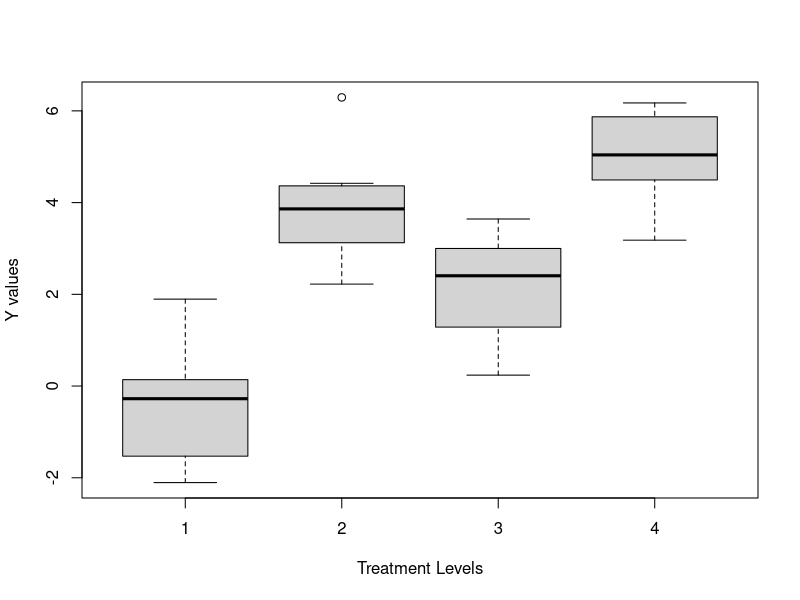
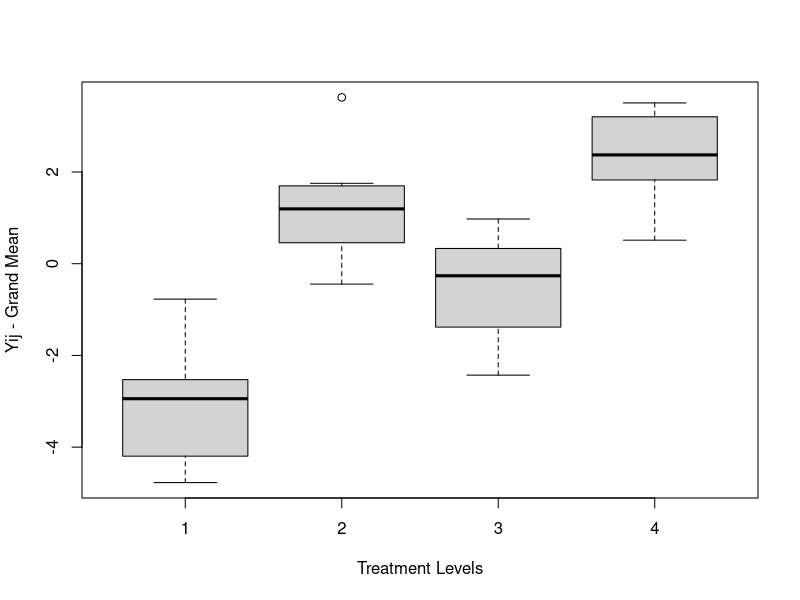
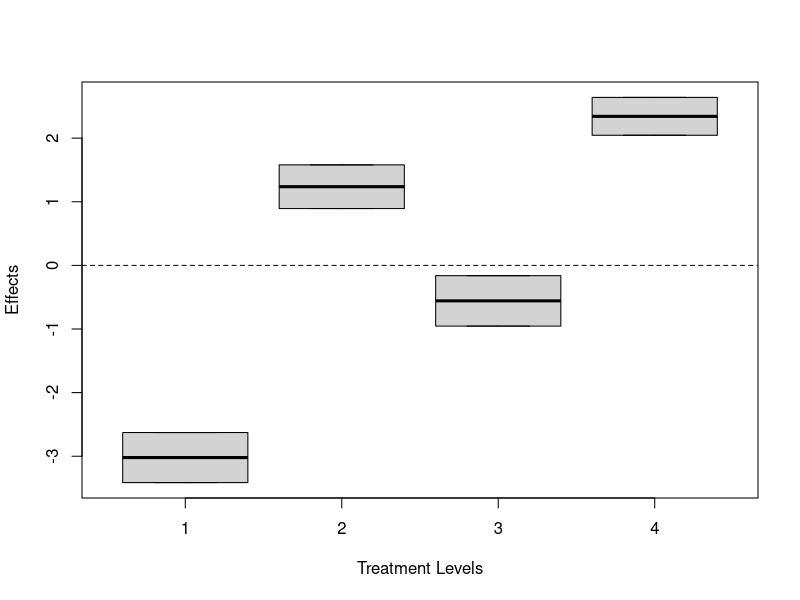
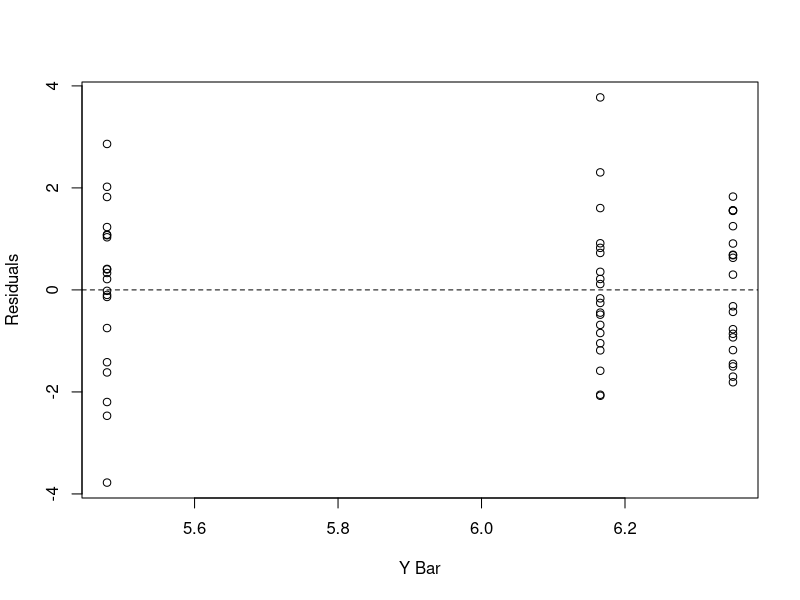
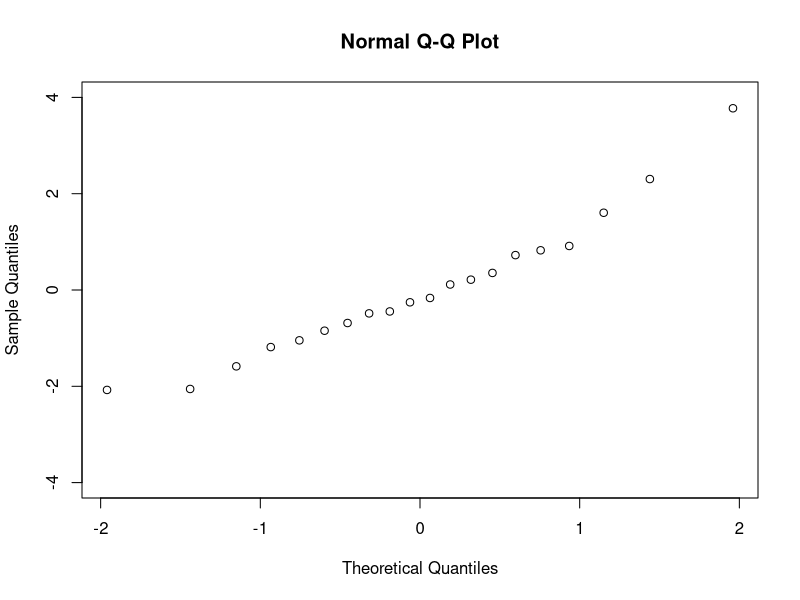
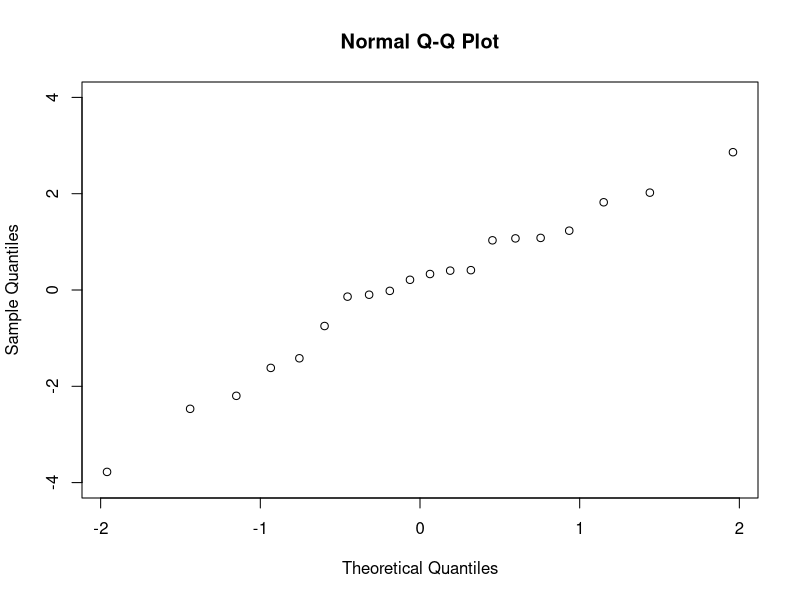
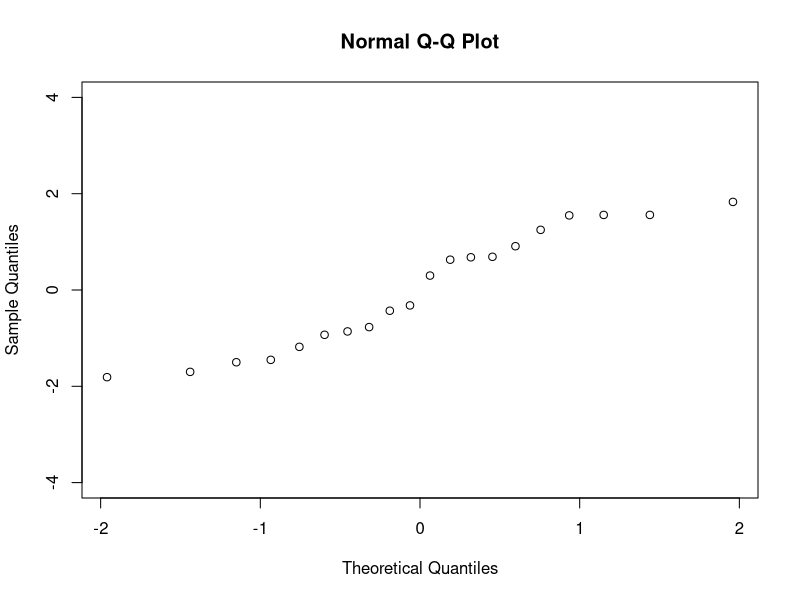

The R source for these figures, in order:
## Lec 6-1
## a
type_one <- c(65, 81, 57, 66, 82, 82, 67, 59, 75, 70)
type_two <- c(64, 71, 83, 59, 65, 56, 69, 74, 82, 79)
n1 <- length(type_one)
n2 <- length(type_two)
s1 <- sd(type_one)
s2 <- sd(type_two)

mean(type_one) - mean(type_two)
sp <- sqrt(((n1-1)*s1^2 + (n2-1)*s2^2)/(n1 + n2 - 2))
se <- sp * sqrt(1/n1 + 1/n2)
t_obs <- (mean(type_one) - mean(type_two)) / se

alpha <- 0.05
low_cv <- qt(alpha/2, df = (n1 + n2 - 2))
up_cv <- qt(1 - alpha/2, df = (n1 + n2 - 2))

CI_low <- (mean(type_one) - mean(type_two)) - qt(1 - alpha/2, df = (n1 + n2 - 2)) * se
CI_up <- (mean(type_one) - mean(type_two)) + qt(1 - alpha/2, df = (n1 + n2 - 2)) * se

p_val <- (1 - pt(t_obs, df=n1+n2-2)) * 2

## b
F_obs <- s1^2 / s2^2
p_val <- pf(F_obs, df1=n1-1, df2=n2-1) +
  (1 - pf(1 + abs(F_obs - 1), df1=n1-1, df2=n2-1))

CI_low <- s1^2 / s2^2 * 1 / qf(1 - alpha/2, df1=n1-1, df2=n2-1)
CI_up <- s1^2 / s2^2 * 1 / qf(alpha/2, df1=n1-1, df2=n2-1)

low_cv <- qf(alpha/2, df1=n1-1, df2=n2-1)
up_cv <- qf(1 - alpha/2, df1=n1-1, df2=n2-1)

## Lect 7-1
y = matrix(nrow=4,ncol=10)
y[1,] = c( -2.10552316, 1.89491371, -1.52919682, -0.99265143, -0.45911960, 1.09271028, -1.54680778, 0.13890677,
           0.06240357,
           -0.09273045)
y[2,] = c( 4.25667943, 4.36518096, 4.42108835, 3.77229146, 2.22264903, 3.95354759, 6.29377745, 3.58501081,
           3.12457306, 3.04360597)
y[3,] = c( 3.64209745, 2.76932242, 1.46001019, 0.23739519, 0.27629510, 2.83897173, 2.99999590, 3.54657820,
           2.03955378, 1.28515784)
y[4,] = c( 3.18088593, 5.44976665, 5.87116946, 4.01275036, 6.00826692, 5.19220036, 6.17338313, 4.88846073,
           4.49330445, 4.83224707)

## a
tr_level <- as.factor(rep(c(1,2,3,4), each=10))
pool_dt <- data.frame(tr_level, as.vector(t(y)))
plot(pool_dt, xlab='Treatment Levels', ylab='Y values')
  
## b
grand_mean <- mean(pool_dt[,2])
new_dt <- data.frame(tr_level, pool_dt[,2] - grand_mean)
plot(new_dt, xlab='Treatment Levels', ylab='Yij - Grand Mean')

## c
y_bar <- apply(y, 1, mean)
y_effect <- y_bar - grand_mean

## d
y_sd <- apply(y, 1, sd)
y_se <- y_sd / sqrt(10)

## e
one_sd_bd <- c(y_effect + y_se, y_effect - y_se)
tr_level <- as.factor(rep(c(1,2,3,4), 2))
effect_est <- data.frame(tr_level, one_sd_bd)
plot(effect_est, xlab='Treatment Levels', ylab='Effects')
abline(h=0, lty=2)

## f
SStr <- 10 * sum((y_bar - grand_mean)^2)
SSe <- (10 - 1) * sum(y_sd^2)
F_obs <- (SStr / (4-1)) / (SSe / (40 - 4))

qf(0.95, df1=3, df2=36, lower.tail = T)

## Lect 7-4
## a
y_m <- matrix(nrow=3, ncol=20)
y_m[1,] <- c(5.32, 6, 5.12, 7.08, 5.48, 6.52, 4.09, 6.28, 7.77, 
           5.68, 8.47, 4.58, 4.11, 5.72, 5.91, 6.89, 6.99, 4.98, 9.94, 6.38)
y_m[2,] <- c(4.73, 5.81, 5.69, 3.86, 4.06, 6.56, 8.34, 3.01, 6.71, 
           6.51, 1.70, 5.89, 6.55, 5.34, 5.88, 7.50, 3.28, 5.38, 7.30, 5.46)
y_m[3,] <- c(7.03, 4.65, 6.65, 5.49, 6.98, 4.85, 7.26, 5.92, 5.58,
            7.91, 4.90, 4.54, 8.18, 5.42, 6.03, 7.04, 5.17, 7.60, 7.90, 7.91)
A <- as.factor(rep(c(1, 2, 4), each=20))
y <- c(y_m[1,] , y_m[2,], y_m[3,]  )
lm_1 <- lm(y~A)
summary.aov(lm_1)

## b
y_bars <- apply(y_m, 1, mean)
plot(x=rep(y_bars, each=20), y=lm_1$residuals, xlab='Y Bar', ylab='Residuals', pch=1)
abline(h=0, lty=2)

## c
dt_1 <- data.frame(A, lm_1$residuals)
qqnorm(dt_1[dt_1$A==1,]$lm_1.residuals, ylim=c(-4, 4))
qqnorm(dt_1[dt_1$A==2,]$lm_1.residuals, ylim=c(-4, 4))
qqnorm(dt_1[dt_1$A==4,]$lm_1.residuals, ylim=c(-4, 4))

## d
alpha <- 0.05
n <- 20
y1_mean <- mean(y_m[1,])
y_sds <- apply(y_m, 1, sd)
MSE <- sum(y_sds^2) / 3
cv_low <- y1_mean + sqrt(MSE / n) * qt(alpha/2, df=(60-3))
cv_high <- y1_mean - sqrt(MSE / n) * qt(alpha/2, df=(60-3))

## e
y2_sd <- sd(y_m[2,])
y3_sd <- sd(y_m[3,])
F_obs <- y2_sd^2 / y3_sd^2
p_val <- pf(1 - (F_obs-1), df1=n-1, df2=n-1) +
  (1 - pf(F_obs, df1=n-1, df2=n-1))

y2_mean <- mean(y_m[2,])
y3_mean <- mean(y_m[3,])
cv_low <- y2_mean - y3_mean + sqrt(2 * MSE / n) * qt(alpha/2, df=(60-3))
cv_high <- y2_mean - y3_mean - sqrt(2 * MSE / n) * qt(alpha/2, df=(60-3))

## f
c <- c(1, -1/2, -1/2)
gamma_est <- sum(y_bars * c)
MSE <- sum(y_sds^2) / 3
t <- gamma_est / (sqrt(MSE * sum(c^2) / n))
low_cv <- qt(alpha/2, df=n*3 - 3) 
up_cv <- qt(alpha/2, df=n*3 - 3) 

## g
ci_low <- gamma_est + (sqrt(MSE * sum(c^2) / n)) * qt(alpha/2, df=n*3 - 3)
ci_up <- gamma_est - (sqrt(MSE * sum(c^2) / n)) * qt(alpha/2, df=n*3 - 3)


## lect 8-1
## a
a <- 3
n <- 5
ct_m <- matrix(nrow=a, ncol=n)
ct_m[1,] <- c(9 ,12, 10, 8, 15)
ct_m[2,] <- c(20, 21, 23, 17, 30)
ct_m[3,] <- c(6, 5, 8, 16, 7)
y_means <- apply(ct_m, 1, mean)
grand_mean <- mean(ct_m)
y_sds <- apply(ct_m, 1, sd)
SStr <- n * sum((y_means - grand_mean)^2)
SSe <- (n-1) * sum(y_sds^2)
F_obs <- (SStr / (a-1)) / (SSe / (n*a - a))
p_val <- pf(F_obs, df1=a-1, df2=a*n - a, lower.tail = F)

## b
A <- as.factor(rep(c(1,2,3), each=n))
ct <- as.vector(t(ct_m))
lm_2 <- lm(ct~A)
aov(ct~A)
summary.aov(lm_2)

## c
y1_sd <- sd(ct_m[1,])
y3_sd <- sd(ct_m[3,])
F_obs <- y1_sd^2 / y3_sd^2
p_val <- (1 - pf(1 + (1 - F_obs), df1=n-1, df2=n-1)) +
  pf(F_obs, df1=n-1, df2=n-1)

MSE <- sum(y_sds^2) / a
y1_bar <- mean(ct_m[1,])
y3_bar <- mean(ct_m[3,])
ci_low <- (y1_bar - y3_bar) + qt(alpha/2, df=a*(n-1)) * sqrt(2 * MSE / n)
ci_up <- (y1_bar - y3_bar) - qt(alpha/2, df=a*(n-1)) * sqrt(2 * MSE / n)

## d
t_obs <- (y1_bar - y3_bar) / sqrt(2 * MSE / n)
p_val <- 2 * (1 - pt(t_obs, df=n*a - a))

## e
c <- c(1, 0, -1)
d <- c(1, -2, 1)
c_ssc <- (sum(c * y_means))^2 / (sum(c^2) / n)
d_ssc <- (sum(d * y_means))^2 / (sum(d^2) / n)
c(c_ssc, d_ssc)
sum(c(c_ssc + d_ssc))

## f
c <- c(1, 0, -1)
MSE <- sum(y_sds^2) / a
c_gamma <- sum(c * y_means)
t_obs <- c_gamma / sqrt(MSE * sum(c^2) / n)
p_val <- 2 * (1 - pt(t_obs, df=n * (a-1)))

d <- c(1, -2, 1)
d_gamma <- sum(d * y_means)
t_obs <- d_gamma / sqrt(MSE * sum(d^2) / n)
p_val <- 2 * pt(t_obs, df=n * (a-1))

## lect 8-3
## a
a = 4
n = 4
y_m <- matrix(nrow=a, ncol=n)
y_m[1,] = c(143, 141, 150, 146)
y_m[2,] = c(152, 149, 137, 143)
y_m[3,] = c(134, 136, 132, 127)
y_m[4,] = c(129, 127, 132, 129)

c <- c(1, 1, -1, -1)
d <- c(1, -1, 0, 0)
e <- c(0, 0, 1, -1)

y_bars <- apply(y_m, 1, mean)
c_ssc <- (sum(c * y_bars))^2 / (sum(c^2) / n)
d_ssc <- (sum(d * y_bars))^2 / (sum(d^2) / n)
e_ssc <- (sum(e * y_bars))^2 / (sum(e^2) / n)
sum(c(c_ssc, d_ssc, e_ssc))

## b
f <- c(1, -1, 1, -1)
g <- c(0, 1, 0, -1) 
h <- c(1, 0, -1, 0)
f_ssc <- (sum(f * y_bars))^2 / (sum(f^2) / n)
g_ssc <- (sum(g * y_bars))^2 / (sum(g^2) / n)
h_ssc <- (sum(h * y_bars))^2 / (sum(h^2) / n)
c(f_ssc, g_ssc, h_ssc)
sum(c(f_ssc, g_ssc, h_ssc))

## c
u <- c(-1, 0, 1, 0)
v <- c(-1, 2, -1, 0)
w <- c(-1, -1, -1, 3)
u_ssc <- (sum(u * y_bars))^2 / (sum(u^2) / n)
v_ssc <- (sum(v * y_bars))^2 / (sum(v^2) / n)
w_ssc <- (sum(w * y_bars))^2 / (sum(w^2) / n)
sum(c(u_ssc, v_ssc, w_ssc))

